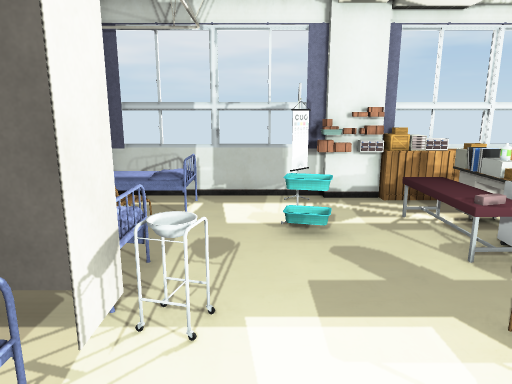
view 1 (above)

16 first-person views from a walk through a scene from a Unity 3-D project. The camera is 1.5 m above the floor, tilts 12° down and sees 70° across. The floor is counted in squares, 0.5 m on a side. Each view is taken from the middle of a square. On the plan, view 1 faces up. The plan holds only what a view shows up to about 20 squares ahead; the rest is blank. Some surface patterns are stand-ins.

view 2
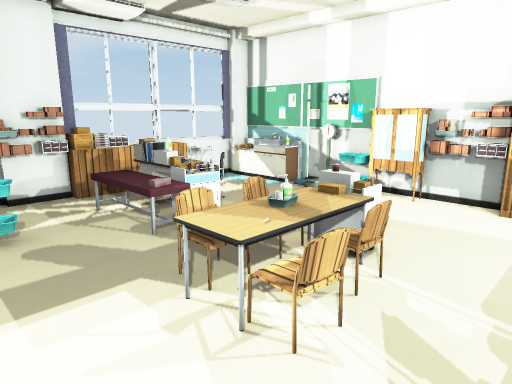

view 3
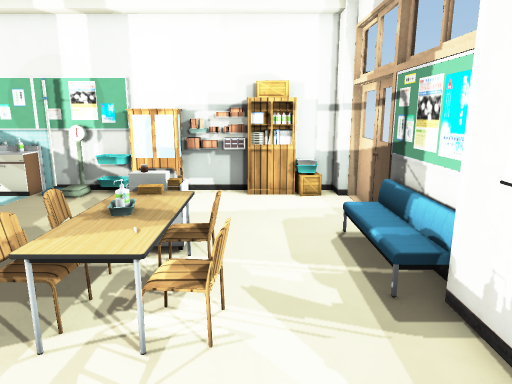

view 4
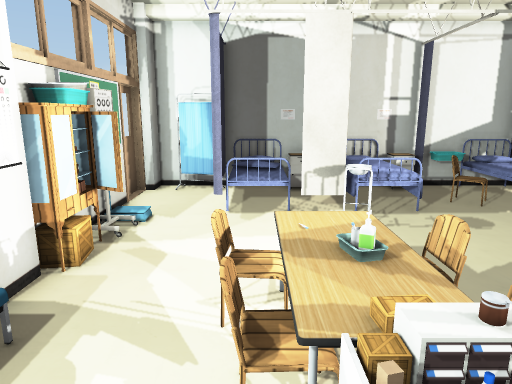

view 5
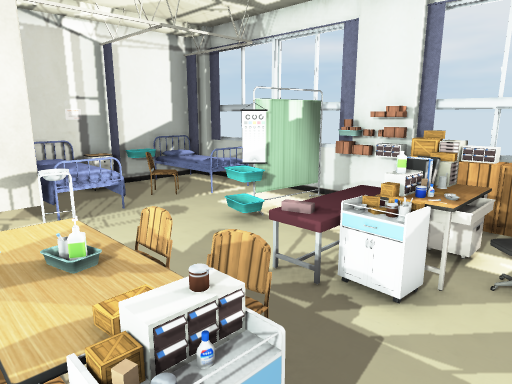

view 6
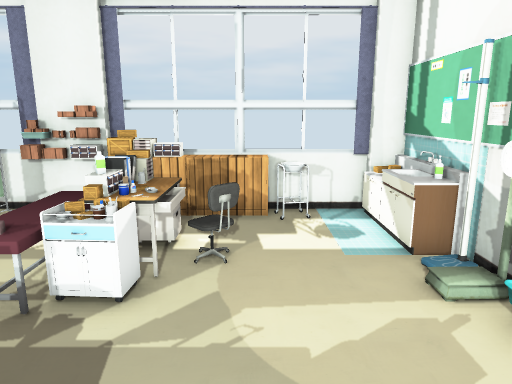

view 7
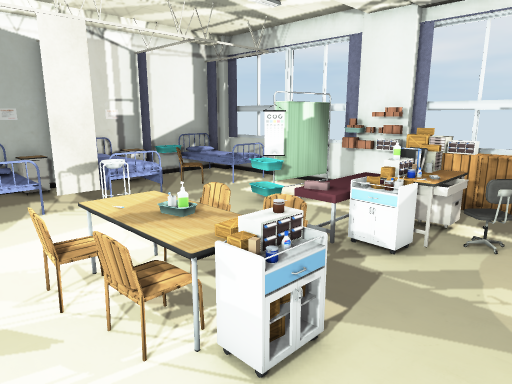

view 8
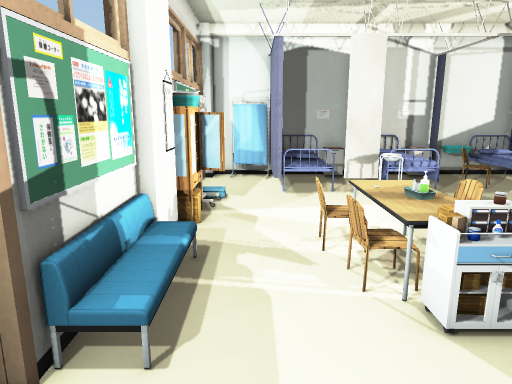

view 9
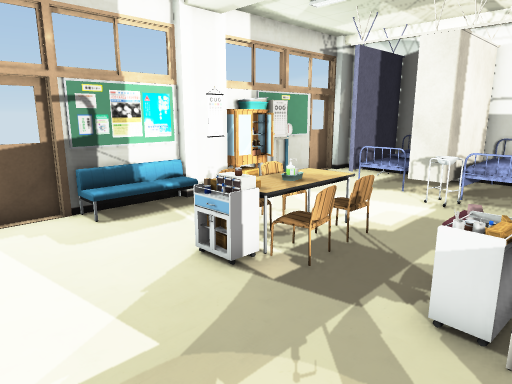

view 10
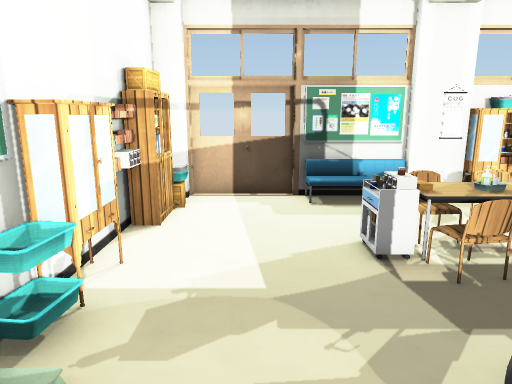

view 11
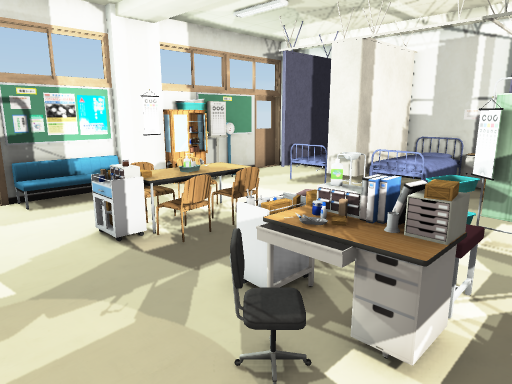

view 12
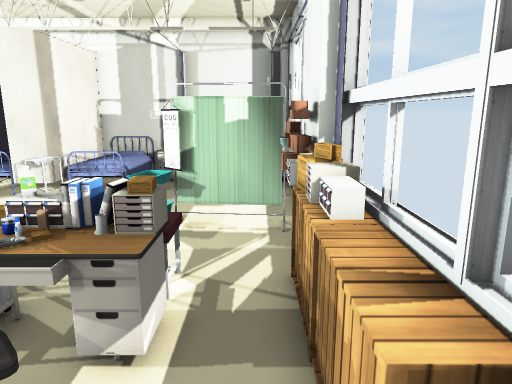

view 13
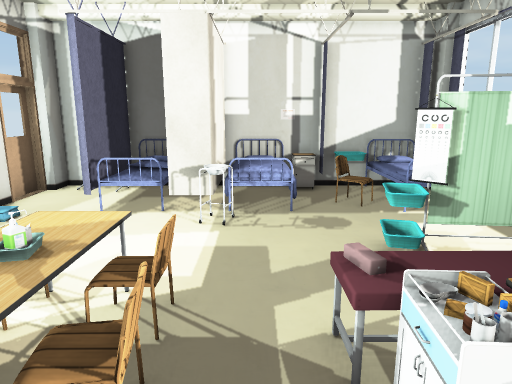

view 14
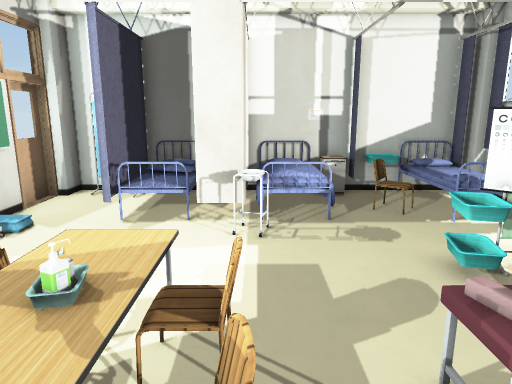

view 15
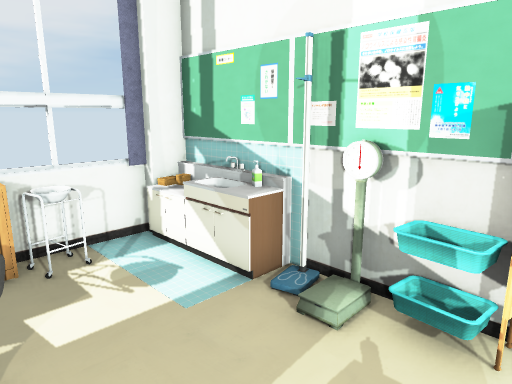

view 16
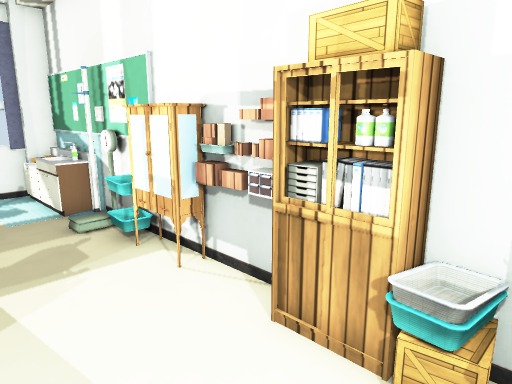

### Floor plan
Key: @ floor where view 1 was taken; # wall or solid block; . main floor; : floor 0.5 m higher than the main floor; = window, fence, low wall or low ledge; C cabinet; B box; U curtain; E bed; H chair; A basket; T bottle; W wagon; S sink; J jar; L table; P poster; I thing the floor can be seen under or through; O other object.
Columns run from 7 left of view 1 to 14 right of it. Each row starts with its distance up from view 1.
 14     #################
 13  ###  ==##C#BCCCCU=SO
 12 # OOO...I .......O.SS
 11 # OOOE..I...EBO....SO
 10 #A......O=.EEJO....ST
  9 #U.H....AA.EETOH....O#
  8 # .........EEBJ.....O#
  7 #PEEEE.....EEWW.....A#
  6 #EEEEE..............A#
  5 #EEEEEO....H.H......C#
  4 #O...O....LLL:W.....C#
  3 #POOO.....LLABB.....C#
  2 # OOO.....L:HH......C#
  1 #UE..U.....H........C#
  0 ##.....@............C#
 -1 ##......C..........AA=
 -2  # .OOOOAAO#HH##... ##
 -3  ####################

Where each view was taken, in squares from view 1:
view 1: 0 up, 0 right, facing up
view 2: 1 down, 0 right, facing up-right
view 3: 1 up, 1 left, facing right
view 4: 2 up, 9 right, facing left
view 5: 2 up, 9 right, facing up-left
view 6: 2 up, 9 right, facing up
view 7: 0 up, 10 right, facing up-left
view 8: 0 up, 12 right, facing left
view 9: 9 up, 12 right, facing down-left
view 10: 11 up, 10 right, facing down
view 11: 12 up, 11 right, facing down-left
view 12: 12 up, 11 right, facing left
view 13: 6 up, 9 right, facing left
view 14: 5 up, 8 right, facing left
view 15: 5 up, 8 right, facing up-right
view 16: 2 down, 9 right, facing up-right
